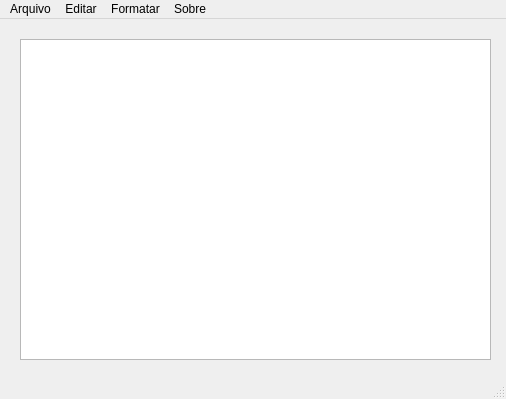
<?xml version="1.0" encoding="UTF-8"?>
<ui version="4.0">
 <class>MainWindow</class>
 <widget class="QMainWindow" name="MainWindow">
  <property name="geometry">
   <rect>
    <x>0</x>
    <y>0</y>
    <width>506</width>
    <height>399</height>
   </rect>
  </property>
  <property name="windowTitle">
   <string>Arquivo</string>
  </property>
  <widget class="QWidget" name="centralwidget">
   <widget class="QWidget" name="layoutWidget">
    <property name="geometry">
     <rect>
      <x>20</x>
      <y>20</y>
      <width>471</width>
      <height>321</height>
     </rect>
    </property>
    <layout class="QVBoxLayout" name="verticalLayout">
     <item>
      <layout class="QHBoxLayout" name="horizontalLayout">
       <item>
        <widget class="QTextEdit" name="textEdit"/>
       </item>
      </layout>
     </item>
    </layout>
   </widget>
  </widget>
  <widget class="QMenuBar" name="menubar">
   <property name="geometry">
    <rect>
     <x>0</x>
     <y>0</y>
     <width>506</width>
     <height>22</height>
    </rect>
   </property>
   <widget class="QMenu" name="menuArquivo">
    <property name="title">
     <string>Arquivo</string>
    </property>
    <addaction name="actionNovo"/>
    <addaction name="actionAbrir"/>
    <addaction name="actionSalvar"/>
    <addaction name="actionSalvar_como"/>
    <addaction name="separator"/>
    <addaction name="actionFechar"/>
   </widget>
   <widget class="QMenu" name="menuEditar">
    <property name="title">
     <string>Editar</string>
    </property>
    <addaction name="actionCopiar"/>
    <addaction name="actionColar"/>
    <addaction name="actionRecortar"/>
    <addaction name="separator"/>
    <addaction name="actionDesfazer"/>
    <addaction name="actionRefazer"/>
   </widget>
   <widget class="QMenu" name="menuSobre">
    <property name="title">
     <string>Sobre</string>
    </property>
    <addaction name="actionSobre"/>
   </widget>
   <widget class="QMenu" name="menuFormatar">
    <property name="title">
     <string>Formatar</string>
    </property>
    <addaction name="actionFonte"/>
    <addaction name="actionCor"/>
    <addaction name="actionCor_de_Fundo"/>
   </widget>
   <addaction name="menuArquivo"/>
   <addaction name="menuEditar"/>
   <addaction name="menuFormatar"/>
   <addaction name="menuSobre"/>
  </widget>
  <widget class="QStatusBar" name="statusbar"/>
  <action name="actionAbrir">
   <property name="text">
    <string>Abrir</string>
   </property>
  </action>
  <action name="actionSalvar">
   <property name="text">
    <string>Salvar</string>
   </property>
  </action>
  <action name="actionSalvar_como">
   <property name="text">
    <string>Salvar como</string>
   </property>
  </action>
  <action name="actionFechar">
   <property name="icon">
    <iconset resource="resources.qrc">
     <normaloff>:/images/quitIcon.png</normaloff>:/images/quitIcon.png</iconset>
   </property>
   <property name="text">
    <string>Fechar</string>
   </property>
  </action>
  <action name="actionCopiar">
   <property name="icon">
    <iconset resource="resources.qrc">
     <normaloff>:/images/copyIcon.png</normaloff>:/images/copyIcon.png</iconset>
   </property>
   <property name="text">
    <string>Copiar</string>
   </property>
  </action>
  <action name="actionColar">
   <property name="icon">
    <iconset resource="resources.qrc">
     <normaloff>:/images/pasteIcon.png</normaloff>:/images/pasteIcon.png</iconset>
   </property>
   <property name="text">
    <string>Colar</string>
   </property>
  </action>
  <action name="actionRecortar">
   <property name="icon">
    <iconset resource="resources.qrc">
     <normaloff>:/images/cutIcon.png</normaloff>:/images/cutIcon.png</iconset>
   </property>
   <property name="text">
    <string>Recortar</string>
   </property>
  </action>
  <action name="actionDesfazer">
   <property name="icon">
    <iconset resource="resources.qrc">
     <normaloff>:/images/undoIcon.png</normaloff>:/images/undoIcon.png</iconset>
   </property>
   <property name="text">
    <string>Desfazer</string>
   </property>
  </action>
  <action name="actionRefazer">
   <property name="icon">
    <iconset resource="resources.qrc">
     <normaloff>:/images/redoIcon.png</normaloff>:/images/redoIcon.png</iconset>
   </property>
   <property name="text">
    <string>Refazer</string>
   </property>
  </action>
  <action name="actionSobre">
   <property name="icon">
    <iconset resource="resources.qrc">
     <normaloff>:/images/aboutIcon.png</normaloff>:/images/aboutIcon.png</iconset>
   </property>
   <property name="text">
    <string>Sobre</string>
   </property>
  </action>
  <action name="actionNovo">
   <property name="text">
    <string>Novo</string>
   </property>
  </action>
  <action name="actionFonte">
   <property name="text">
    <string>Fonte</string>
   </property>
  </action>
  <action name="actionCor">
   <property name="text">
    <string>Cor da Fonte</string>
   </property>
  </action>
  <action name="actionCor_de_Fundo">
   <property name="text">
    <string>Cor de Fundo</string>
   </property>
  </action>
 </widget>
 <resources>
  <include location="resources.qrc"/>
 </resources>
 <connections/>
</ui>
